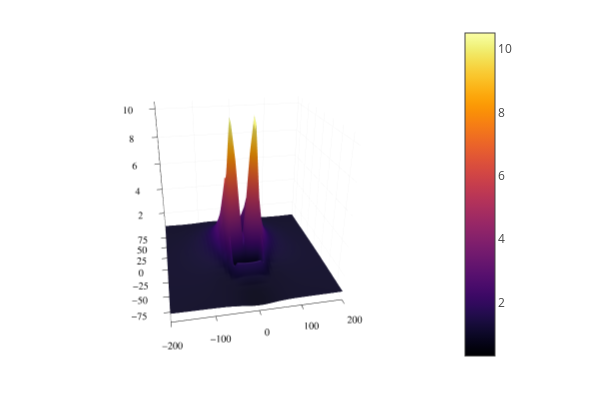

Notebook code cell kept with this figure:
### Code cell
plotly()
surface(xA,yA,imagenE)

### Figure 1 — Plotly figure (JSON) as saved in the notebook; plotly's stock layout.template omitted (floating-point values rounded to 4 significant figures; data arrays with more than 128 entries replaced by an {"elided": "..."} marker saying what was removed)
{"data": [{"cmax": 10.49, "cmin": 0.2885, "colorbar": {"len": 0.9525, "title": {"text": ""}, "x": 0.7578, "y": 0.5139}, "colorscale": {"elided": "256x2 mixed values"}, "name": "y1", "opacity": null, "scene": "scene", "showlegend": false, "showscale": true, "type": "surface", "x": [-200, -190, -180, -170, -160, -150, -140, -130, -120, -110, -100, -90, -80, -70, -60, -50, -40, -30, -20, -10, 0, 10, 20, 30, 40, 50, 60, 70, 80, 90, 100, 110, 120, 130, 140, 150, 160, 170, 180, 190, 200], "xaxis": "x", "y": [-90, -79.5, -69, -58.5, -48, -37.5, -27, -16.5, -6, 4.5, 15, 25.5, 36, 46.5, 57, 67.5, 78, 88.5], "yaxis": "y", "z": {"elided": "18x41 float values"}, "zaxis": "z", "zmax": 10.49, "zmin": 0.2885}], "layout": {"annotations": [], "height": 400, "legend": {"bgcolor": "rgba(255, 255, 255, 1.000)", "bordercolor": "rgba(0, 0, 0, 1)", "borderwidth": 1, "font": {"color": "rgba(0, 0, 0, 1)", "family": "sans-serif", "size": 11}, "title": {"font": {"color": "rgba(0, 0, 0, 1)", "family": "sans-serif", "size": 15}, "text": ""}, "tracegroupgap": 0, "traceorder": "normal", "x": 1, "xanchor": "auto", "y": 1, "yanchor": "auto"}, "margin": {"b": 20, "l": 0, "r": 0, "t": 20}, "paper_bgcolor": "rgba(255, 255, 255, 1.000)", "plot_bgcolor": "rgba(255, 255, 255, 1.000)", "scene": {"aspectmode": "auto", "aspectratio": {"x": 1, "y": 1, "z": 1}, "camera": {"center": {"x": 0, "y": 0, "z": 0}, "eye": {"x": -0.454, "y": -2.316, "z": 1.092}, "projection": {"type": "perspective"}, "up": {"x": 0, "y": 0, "z": 1}}, "domain": {"x": [0.05101, 0.7578], "y": [0.03762, 0.9902]}, "xaxis": {"gridcolor": "rgba(0, 0, 0, 0.1)", "gridwidth": 0.5, "linecolor": "rgba(0, 0, 0, 1)", "mirror": false, "range": [-200, 200], "showgrid": true, "showline": true, "showticklabels": true, "tickangle": 0, "tickcolor": "rgb(0, 0, 0)", "tickfont": {"color": "rgba(0, 0, 0, 1)", "family": "sans-serif", "size": 11}, "tickmode": "array", "ticks": "inside", "ticktext": ["−200", "−100", "0", "100", "200"], "tickvals": [-200, -100, 0, 100, 200], "title": {"font": {"color": "rgba(0, 0, 0, 1)", "family": "sans-serif", "size": 15}, "text": ""}, "type": "linear", "visible": true, "zeroline": false, "zerolinecolor": "rgba(0, 0, 0, 1)"}, "yaxis": {"gridcolor": "rgba(0, 0, 0, 0.1)", "gridwidth": 0.5, "linecolor": "rgba(0, 0, 0, 1)", "mirror": false, "range": [-90, 88.5], "showgrid": true, "showline": true, "showticklabels": true, "tickangle": 0, "tickcolor": "rgb(0, 0, 0)", "tickfont": {"color": "rgba(0, 0, 0, 1)", "family": "sans-serif", "size": 11}, "tickmode": "array", "ticks": "inside", "ticktext": ["−75", "−50", "−25", "0", "25", "50", "75"], "tickvals": [-75, -50, -25, 0, 25, 50, 75], "title": {"font": {"color": "rgba(0, 0, 0, 1)", "family": "sans-serif", "size": 15}, "text": ""}, "type": "linear", "visible": true, "zeroline": false, "zerolinecolor": "rgba(0, 0, 0, 1)"}, "zaxis": {"gridcolor": "rgba(0, 0, 0, 0.1)", "gridwidth": 0.5, "linecolor": "rgba(0, 0, 0, 1)", "mirror": false, "range": [0.2885, 10.49], "showgrid": true, "showline": true, "showticklabels": true, "tickangle": 0, "tickcolor": "rgb(0, 0, 0)", "tickfont": {"color": "rgba(0, 0, 0, 1)", "family": "sans-serif", "size": 11}, "tickmode": "array", "ticks": "inside", "ticktext": ["2", "4", "6", "8", "10"], "tickvals": [2, 4, 6, 8, 10], "title": {"font": {"color": "rgba(0, 0, 0, 1)", "family": "sans-serif", "size": 15}, "text": ""}, "type": "linear", "visible": true, "zeroline": false, "zerolinecolor": "rgba(0, 0, 0, 1)"}}, "showlegend": true, "width": 600}}
